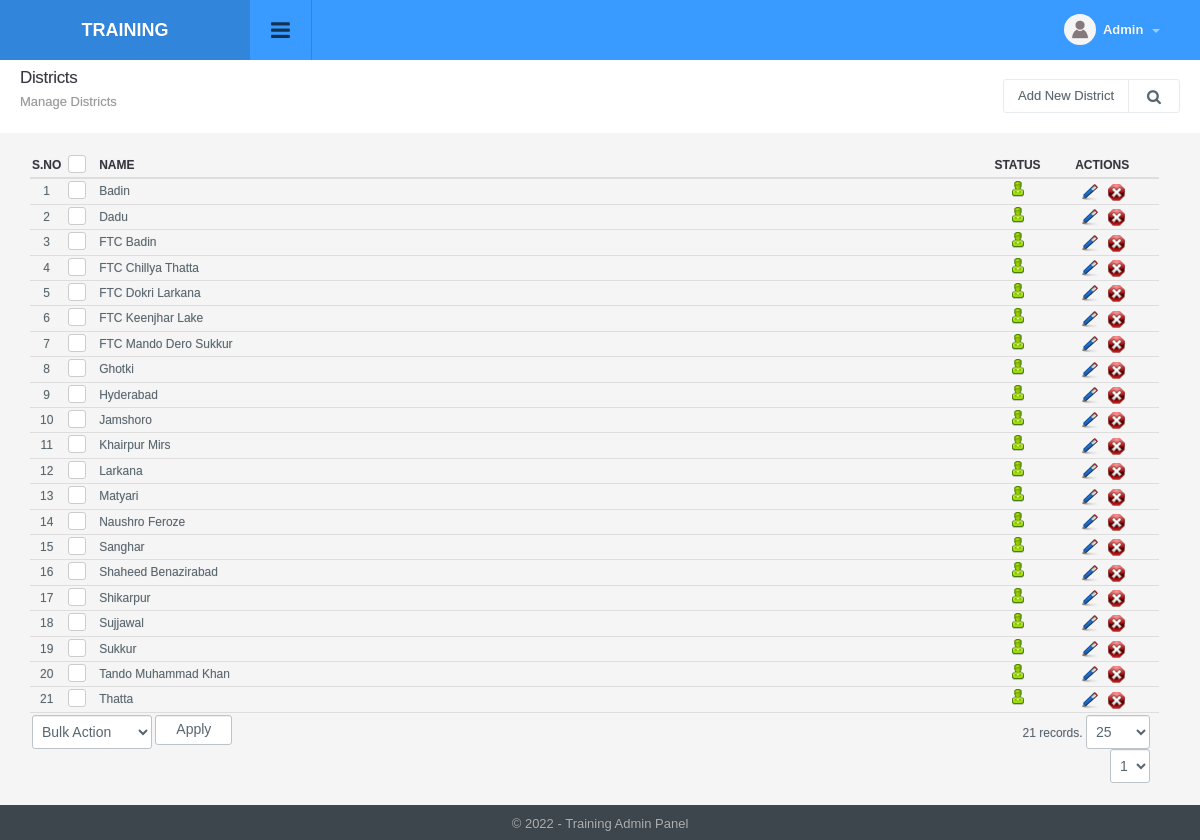
The page /districts_manage.php (signed in) on the database its author committed.
### tables this page shows
CREATE TABLE `config_variable` (
  `id` int(11) NOT NULL,
  `config_type_id` int(11) NOT NULL,
  `title` varchar(512) NOT NULL,
  `notes` varchar(512) NOT NULL,
  `type` varchar(200) NOT NULL,
  `default_values` text NOT NULL,
  `key` varchar(200) NOT NULL,
  `value` text NOT NULL,
  `sortorder` int(11) NOT NULL
);

CREATE TABLE `districts` (
  `id` int(11) NOT NULL,
  `name` varchar(50) NOT NULL,
  `status` int(1) NOT NULL DEFAULT '1',
  `ts` timestamp NOT NULL DEFAULT CURRENT_TIMESTAMP ON UPDATE CURRENT_TIMESTAMP
);

### include/utility.php (called while the page is built, shortened)
<?php
function get_config($var){
	global $dblink;
	$sql="select value from config_variable where `key`='".slash($var)."'";
	$resConfig=doquery($sql,$dblink);
	if(numrows($resConfig)>0){
		while($rowConfig=dofetch($resConfig))
			return unslash($rowConfig["value"]);
	}
}
$site_title=get_config("site_title");
function slash($str){
	if(!is_array($str))
		return utf8_encode(addslashes($str));
	else{
		for($i=0; $i<count($str); $i++)
			$str[$i]=slash($str[$i]);
		return $str;
	}
}
function unslash($str){
	return stripslashes(utf8_decode($str));
	}

### include/db.php (called while the page is built, shortened)
<?php
function doquery($qr,$lnk){
	@$res=mysqli_query($lnk,$qr) or die($qr." - ".mysqli_error($lnk));
	return $res;
}
function dofetch($rs){
	@$rec=mysqli_fetch_array($rs);
	return $rec;
}
function numrows($rs){
	return mysqli_num_rows($rs);
}

### modules/districts/list.php (the view, shortened to what this page needs)
<?php
$extra='';
?>
<div class="page-header">
	<h1 class="title">Districts</h1>
  	<ol class="breadcrumb">
    	<li class="active">Manage Districts</li>
  	</ol>
  	<div class="right">
    	<div class="btn-group" role="group" aria-label="...">
        	<a href="districts_manage.php?tab=add" class="btn btn-light editproject">Add New District</a>
            <a id="topstats" class="btn btn-light" href="#"><i class="fa fa-search"></i></a>
    	</div>
    </div>
</div>
<div class="panel-body table-responsive">
	<table class="table table-hover list">
    	<thead>
            <tr>
                <th width="2%" class="text-center">S.No</th>
                <th class="text-center" width="3%"><div class="checkbox checkbox-primary">
                    <label for="select_all"></label></div></th>
                <th>Name</th>
                <th width="5%" class="text-center">Status</th>
                <th width="10%" class="text-center">Actions</th>
            </tr>
        </thead>
        <tbody>
            <?php
            $sql="select * from districts where 1 $extra order by name";
            $rs=show_page($rows, $pageNum, $sql);
            if(numrows($rs)>0){
                $sn=1;
                while($r=dofetch($rs)){
                    ?>
                    <tr>
                        <td class="text-center"><?php echo $sn;?></td>
                        <td class="text-center"><div class="checkbox margin-t-0 checkbox-primary">
                            <label for="<?php echo "rec_".$sn?>"></label></div>
                        </td>
                        <td><?php echo unslash($r["name"]); ?></td>
                        <td class="text-center">
                            <a href="districts_manage.php?id=<?php echo $r['id'];?>&tab=status&s=<?php echo ($r["status"]==0)?1:0;?>">
                                <?php
                                if($r["status"]==0){
                                    ?>
                                    <img src="images/offstatus.png" alt="Off" title="Set Status On">
                                    <?php
                                }
                                else{
                                    ?>
                                    <img src="images/onstatus.png" alt="On" title="Set Status Off">
                                    <?php
                                }
                                ?>
                            </a>
                        </td>
                        <td class="text-center">
                            <a href="districts_manage.php?tab=edit&id=<?php echo $r['id'];?>"><img title="Edit Record" alt="Edit" src="images/edit.png"></a>&nbsp;&nbsp;
                            <a onclick="return confirm('Are you sure you want to delete')" href="districts_manage.php?id=<?php echo $r['id'];?>&amp;tab=delete"><img title="Delete Record" alt="Delete" src="images/delete.png"></a>
                        </td>
                    </tr>
                    <?php
                    $sn++;
                }
                ?>
                <tr>
                    <td colspan="3" class="actions">
                        <select name="bulk_action" class="" id="bulk_action" title="Choose Action">
                            <option value="null">Bulk Action</option>
                        </select>
                        <input type="button" name="apply" value="Apply" id="apply_bulk_action" class="btn btn-light" title="Apply Action"  />
                    </td>
                    <td colspan="2" class="paging" title="Paging" align="right"><?php echo pages_list($rows, "districts", $sql, $pageNum)?></td>
                </tr>
                <?php
            }
            else{
                ?>
                <tr>
                    <td colspan="5"  class="no-record">No Result Found</td>
                </tr>
                <?php
            }
            ?>
        </tbody>
     </table>
</div>

### include/header.php (shortened to what this page needs)
<!DOCTYPE html PUBLIC "-//W3C//DTD XHTML 1.0 Transitional//EN" "http://www.w3.org/TR/xhtml1/DTD/xhtml1-transitional.dtd">
<html xmlns="http://www.w3.org/1999/xhtml">
<head>
<link type="text/css" rel="stylesheet" href="css/font-awesome.min.css" />
<link type="text/css" rel="stylesheet" href="css/font-awesome.css" />
<link type="text/css" rel="stylesheet"  href="css/bootstrap.css" />
<link rel="stylesheet" href="css/bootstrap-datetimepicker.min.css" />
<link type="text/css" rel="stylesheet"  href="css/awesome-bootstrap-checkbox.css" />
<link href="css/general.css" type="text/css" rel="stylesheet" />
<link type="text/css" rel="stylesheet"  href="css/style.css" />
<link rel="stylesheet" href="//code.jquery.com/ui/1.12.1/themes/base/jquery-ui.css">
</head>
<body>
	<div id="wrapper" class="round_corners">
    	<div id="top" class="clearfix">
            <div class="applogo">
			<a href="index.php" class="logo"><?php $admin_logo=get_config("admin_logo"); if(empty($admin_logo)) echo $site_title; else { ?><img src="<?php echo $file_upload_root;?>config/<?php echo $admin_logo?>" width="50" style="margin-right:5px" /><?php echo $site_title; }?></a>
            </div>
            <a class="sidebar-open-button" href="#"><i class="fa fa-bars"></i></a>
            <ul class="top-right">
            	<li class="dropdown link">
                	<a class="dropdown-toggle profilebox" data-toggle="dropdown" href="#">
                    	<img alt="img" src="images/profileimg-default.png">
                        <b><?php echo ucfirst((isset($_SESSION["logged_in_admin"]) && $_SESSION["logged_in_admin"]!="")?$_SESSION["logged_in_admin"]["name"]:"Guest");?></b>
                        <span class="caret"></span>
                    </a>
                </li>
           </ul>
        </div>
		<div class="content" style="margin-left:0">

### include/footer.php (shortened to what this page needs)
<div id="footer" class="bottom_round_corners">
	<div id="footer_content">
    	<address>&copy; <?php echo date("Y");?> - <?php echo $site_title; ?> Admin Panel</address>
    </div>
</div>
<link href="js/fancybox/jquery.fancybox.min.css" rel="stylesheet" type="text/css" />
<link href="js/chosen/chosen.css" rel="stylesheet" type="text/css" />
<link rel="stylesheet" type="text/css" href="css/angularjs-datetime-picker.css" />
</body>
</html>

### rows shown on the page
config_variable: value "TRAINING", value "Training"
districts: name "Badin", status 1 (drawn)
districts: name "Dadu", status 1 (drawn)
districts: name "FTC Badin", status 1 (drawn)
districts: name "FTC Chillya Thatta", status 1 (drawn)
districts: name "FTC Dokri Larkana", status 1 (drawn)
districts: name "FTC Keenjhar Lake", status 1 (drawn)
districts: name "FTC Mando Dero Sukkur", status 1 (drawn)
districts: name "Ghotki", status 1 (drawn)
districts: name "Hyderabad", status 1 (drawn)
districts: name "Jamshoro", status 1 (drawn)
districts: name "Khairpur Mirs", status 1 (drawn)
districts: name "Larkana", status 1 (drawn)
districts: name "Matyari", status 1 (drawn)
districts: name "Naushro Feroze", status 1 (drawn)
districts: name "Sanghar", status 1 (drawn)
districts: name "Shaheed Benazirabad", status 1 (drawn)
districts: name "Shikarpur", status 1 (drawn)
districts: name "Sujjawal", status 1 (drawn)
districts: name "Sukkur", status 1 (drawn)
districts: name "Tando Muhammad Khan", status 1 (drawn)
districts: name "Thatta", status 1 (drawn)

### other values the page prints
pages_list($rows, "districts", $sql, $pageNum) "21 records."
form field page "1"
